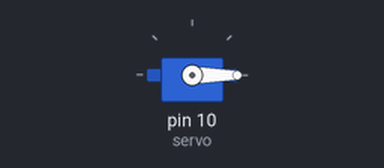
This sketch was run on a simulated Arduino Uno, built with avr-gcc and run on an emulated ATmega328P. On the bench: servo.

Above: at 0.05 s.
Timing chart, 0 to 4.6 s (numbered marks = the images above):
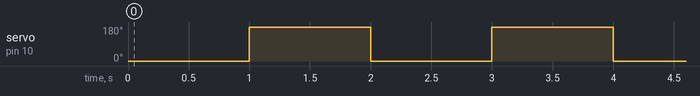

Measured:
- by itself, servo on pin 10 (servo): alternates 180° for 1.0 s and 0° for 1.0 s

The sketch:

Usando_Servo_com_sensor_HC-SR04.ino
```cpp
#include <HCSR04.h>

#include <Servo.h>

#define p_servo 10

#define p_trigger 9
#define p_echo 8

Servo servo;


int velocidade;
float dist_cm;


void setup()
{
  velocidade = 128;
  servo.attach(10);

}
void loop()
{
  servo.write(0);
  delay(1000);
  servo.write(180);
  delay(1000);

}
```
